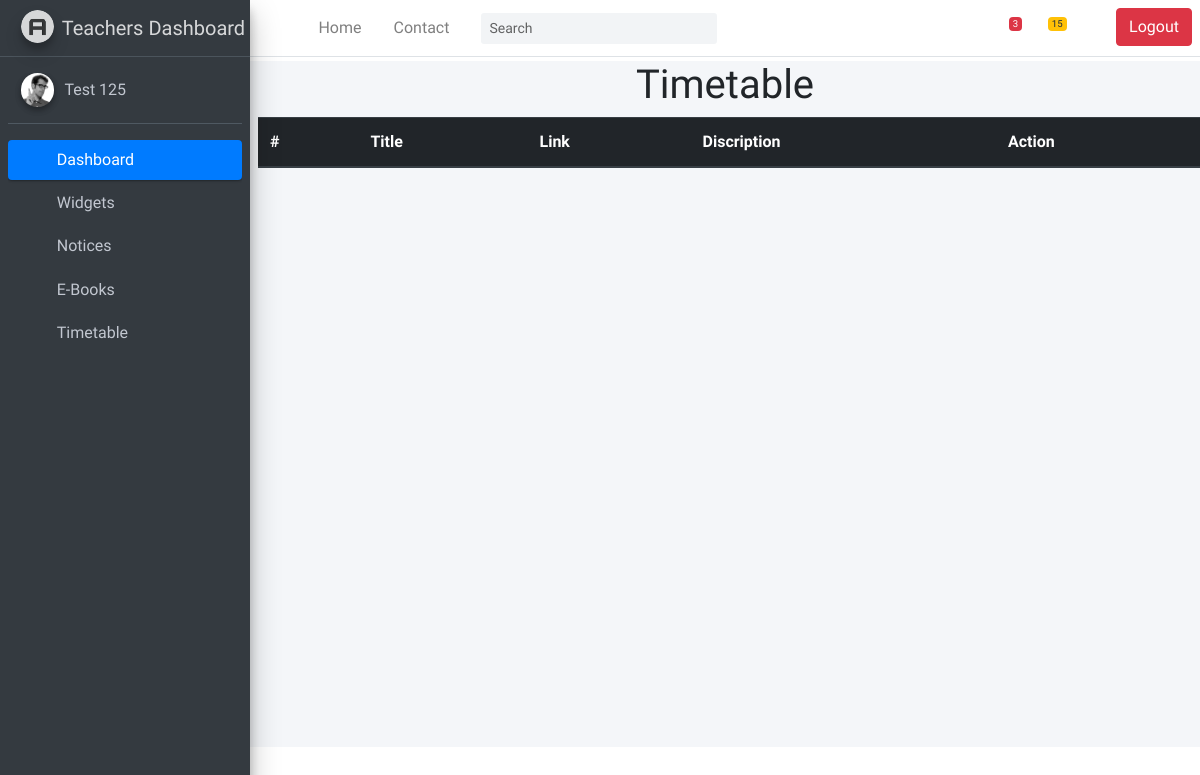
Before: /timetable_list (signed in) with the older database file.
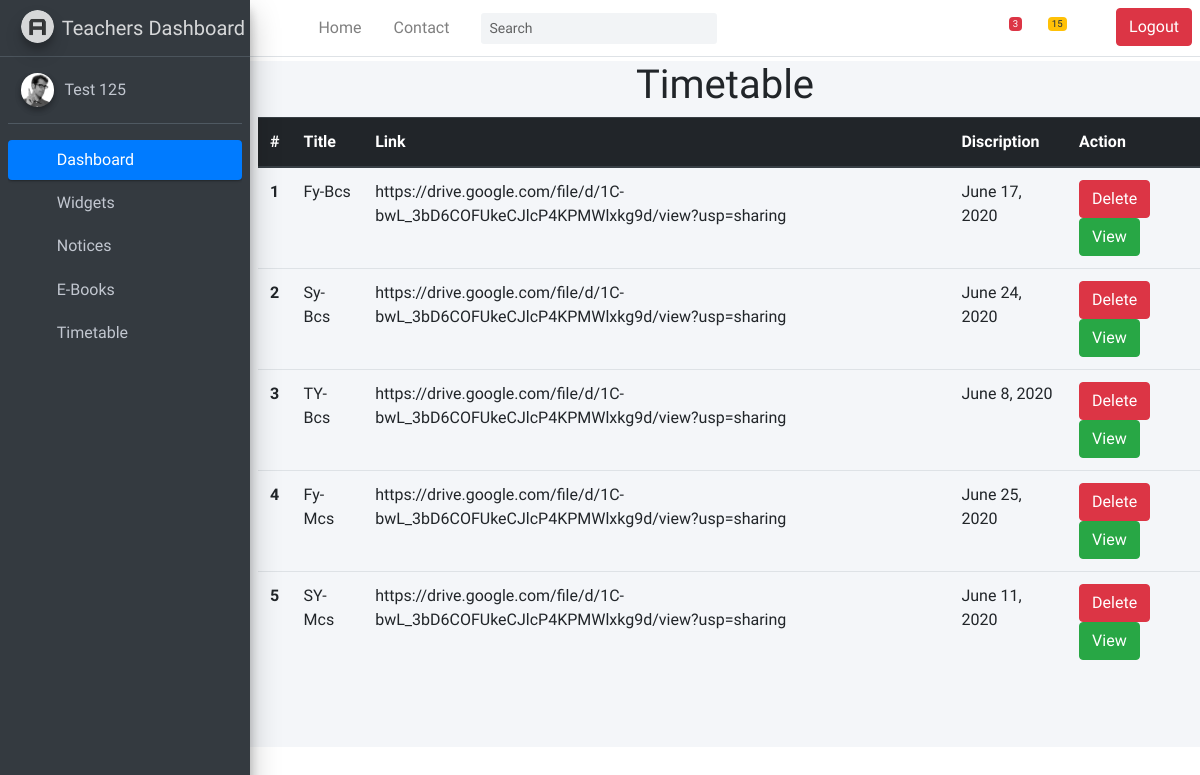
After: the same page with the newer database file.
### common/models.py (models this page shows)
class Timetable(models.Model):
    class_name = models.CharField(max_length = 200)
    link = models.CharField(max_length = 200)
    date = models.DateField()
    teacher = models.ForeignKey(Teacher, on_delete=models.CASCADE)

### common/views.py (the view)
# urls.py: path('timetable_list', views.TeachersView.timetable_list, name='timetable_list'),
    def timetable_list(request):
         timetable_list = Timetable.objects.all()
         Login = request.session['TeacherLogin']
         if(Login == 'False'):
            return HttpResponseRedirect("/user_login")
         else:
            return render(request,'teachers_dashboard/timetable_list.html',{
            "time" : timetable_list
         })

### templates/teachers_dashboard/timetable_list.html
{% extends 'teachers_dashboard/index.html' %}
{% block notice_list %}
<div class="content-wrapper">
    <h1 class="m-1 text-center center"> Timetable </h1>
<table class="table m-2">
    <thead class="thead-dark">
      <tr>
        <th scope="col">#</th>
        <th scope="col">Title</th>
        <th scope="col">Link</th>
        <th scope="col">Discription</th>
        <th scope="col">Action</th>
      </tr>
    </thead>
    <tbody>
        {% for time in time %}
      <tr>
        <th scope="row">{{ forloop.counter }}</th>
        <td>{{ time.class_name }}</td>
        <td>{{ time.link }}</td>
        <td>{{ time.date }}</td>
        <td> <a href="delete_timetable/{{ time.id }}"> <button class="btn btn-danger"> Delete </button></a>
           <a href="{{ time.link }}">  <button class="btn btn-success"> View </button></a>
             </td>
    </tr>
    {% endfor %}
    </tbody>
  </table>
  </div>
{% endblock notice_list %}

### templates/teachers_dashboard/index.html (shortened to what this page needs)
<!DOCTYPE html>
<html>
    {% load static %}
<head>
  <link rel="stylesheet" href="{% static 'plugins/fontawesome-free/css/all.min.css' %}">
  <link rel="stylesheet" href="{% static 'https://code.ionicframework.com/ionicons/2.0.1/css/ionicons.min.css' %}">
  <link rel="stylesheet" href="{% static 'plugins/tempusdominus-bootstrap-4/css/tempusdominus-bootstrap-4.min.css' %}">
  <link rel="stylesheet" href="{% static 'plugins/icheck-bootstrap/icheck-bootstrap.min.css' %}">
  <link rel="stylesheet" href="{% static 'plugins/jqvmap/jqvmap.min.css' %}">
  <link rel="stylesheet" href="{% static 'dist/css/adminlte.min.css' %}">
  <link rel="stylesheet" href="{% static 'plugins/overlayScrollbars/css/OverlayScrollbars.min.css' %}">
  <link rel="stylesheet" href="{% static 'plugins/daterangepicker/daterangepicker.css' %}">
  <link rel="stylesheet" href="{% static 'plugins/summernote/summernote-bs4.css' %}">
  <link rel="stylesheet" href="{% static 'css/admin.css' %}">
</head>
<body class="hold-transition sidebar-mini layout-fixed">
<div class="wrapper">
  <nav class="main-header navbar navbar-expand navbar-white navbar-light">
    <ul class="navbar-nav">
      <li class="nav-item">
        <a class="nav-link" data-widget="pushmenu" href="#"><i class="fas fa-bars"></i></a>
      </li>
      <li class="nav-item d-none d-sm-inline-block">
        <a href="manage_d" class="nav-link">Home</a>
      </li>
      <li class="nav-item d-none d-sm-inline-block">
        <a href="#" class="nav-link">Contact</a>
      </li>
    </ul>
    <form class="form-inline ml-3">
      <div class="input-group input-group-sm">
        <input class="form-control form-control-navbar" type="search" placeholder="Search" aria-label="Search">
        <div class="input-group-append">
          <button class="btn btn-navbar" type="submit">
            <i class="fas fa-search"></i>
          </button>
        </div>
      </div>
    </form>
    <ul class="navbar-nav ml-auto">
      <li class="nav-item dropdown">
        <a class="nav-link" data-toggle="dropdown" href="#">
          <i class="far fa-comments"></i>
          <span class="badge badge-danger navbar-badge">3</span>
        </a>
      </li>
      <li class="nav-item dropdown">
        <a class="nav-link" data-toggle="dropdown" href="#">
          <span class="badge badge-warning navbar-badge">15</span>
        </a>
      </li>
      <li class="nav-item">
        <a class="nav-link" data-widget="control-sidebar" data-slide="true" href="#">
          <i class="fas fa-th-large"></i>
        </a>
      </li>
      <li>
        {% if request.session.TeacherLogin %}
        <a href="/user_logout"><button class="btn btn-danger"> Logout </button></a>
        {% endif %}
      </li>
    </ul>
  </nav>
  <aside class="main-sidebar sidebar-dark-primary elevation-4">
    <a href="teachers_manage" class="brand-link">
      <img src="{{STATIC_URL}} /static/dist/img/AdminLTELogo.png" alt="AdminLTE Logo" class="brand-image img-circle elevation-3"
           style="opacity: .8">
      <span class="brand-text font-weight-light">Teachers Dashboard</span>
    </a>
    <div class="sidebar">
      <div class="user-panel mt-3 pb-3 mb-3 d-flex">
        <div class="image">
          <img src="{{STATIC_URL}} /static/dist/img/user2-160x160.jpg" class="img-circle elevation-2" alt="User Image">
        </div>
        <div class="info">
          <a href="teachers_manage" class="d-block">{{ request.session.user_name }}</a>
        </div>
      </div>
      <nav class="mt-2">
        <ul class="nav nav-pills nav-sidebar flex-column" data-widget="treeview" role="menu" data-accordion="false">
          <li class="nav-item has-treeview menu-open">
            <a href="manage_d" class="nav-link active">
              <i class="nav-icon fas fa-tachometer-alt"></i>
              <p>
                Dashboard
              </p>
            </a>
          </li>
          <li class="nav-item">
            <a href="pages/widgets.html" class="nav-link">
              <i class="nav-icon fas fa-th"></i>
              <p>
                Widgets
              </p>
            </a>
          </li>
          <li class="nav-item has-treeview">
            <a href="#" class="nav-link">
              <i class="nav-icon fas fa-user"></i>
              <p>
                Notices
                <i class="fas fa-angle-left right"></i>
              </p>
            </a>
              <li class="nav-item has-treeview">
                <a href="#" class="nav-link">
                  <i class="nav-icon fas fa-user"></i>
                  <p>
                    E-Books
                    <i class="fas fa-angle-left right"></i>
                  </p>
                </a>
            </li>
            </ul>
            <li class="nav-item has-treeview">
              <a href="#" class="nav-link">
                <i class="nav-icon fas fa-user"></i>
                <p>
                  Timetable
                  <i class="fas fa-angle-left right"></i>
                </p>
              </a>
          </li>
      </nav>
    </div>
  </aside>
  {% block notice_list %} {% endblock notice_list %}
</div>
</body>
</html>

### static/css/admin.css (style rules this page uses)
body { overflow-x: hidden; }

Changed rows visible on the page:
added Timetable: class_name "Fy-Bcs", link "https://drive.google.com/file/d/1C-bwL_3bD6COFUkeCJlcP4KPMWlxkg9d/view?usp=sharing", date "June 17, 2020"
added Timetable: class_name "Sy-Bcs", link "https://drive.google.com/file/d/1C-bwL_3bD6COFUkeCJlcP4KPMWlxkg9d/view?usp=sharing", date "June 24, 2020"
added Timetable: class_name "TY- Bcs", link "https://drive.google.com/file/d/1C-bwL_3bD6COFUkeCJlcP4KPMWlxkg9d/view?usp=sharing", date "June 8, 2020"
added Timetable: class_name "Fy-Mcs", link "https://drive.google.com/file/d/1C-bwL_3bD6COFUkeCJlcP4KPMWlxkg9d/view?usp=sharing", date "June 25, 2020"
added Timetable: class_name "SY-Mcs", link "https://drive.google.com/file/d/1C-bwL_3bD6COFUkeCJlcP4KPMWlxkg9d/view?usp=sharing", date "June 11, 2020"
